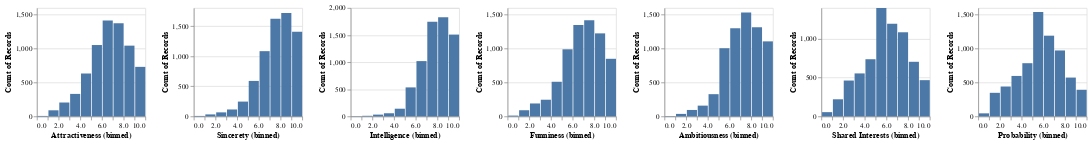

Notebook code for this chart:
### Code cell
alt.Chart(df).mark_bar().encode(
    alt.X(alt.repeat("column"), type="quantitative", bin=True),
    y='count()',
).properties(
    width=150,
    height=150
).repeat(
    column=features
)

### Figure 1 — Vega-Lite specification as saved in the notebook (floating-point values rounded to 4 significant figures; data arrays with more than 128 entries replaced by an {"elided": "..."} marker saying what was removed)
{"config": {"view": {"continuousWidth": 400, "continuousHeight": 300}}, "repeat": {"column": ["Attractiveness", "Sincerety", "Intelligence", "Funniness", "Ambitiousness", "Shared Interests", "Probability"]}, "spec": {"data": {"name": "data-194fd5e3b8bdb6c1d9c9493212905d96"}, "mark": "bar", "encoding": {"x": {"bin": true, "field": {"repeat": "column"}, "type": "quantitative"}, "y": {"aggregate": "count", "type": "quantitative"}}, "height": 150, "width": 150}, "$schema": "https://vega.github.io/schema/vega-lite/v4.17.0.json", "datasets": {"data-194fd5e3b8bdb6c1d9c9493212905d96": {"elided": "6885 records"}}}
